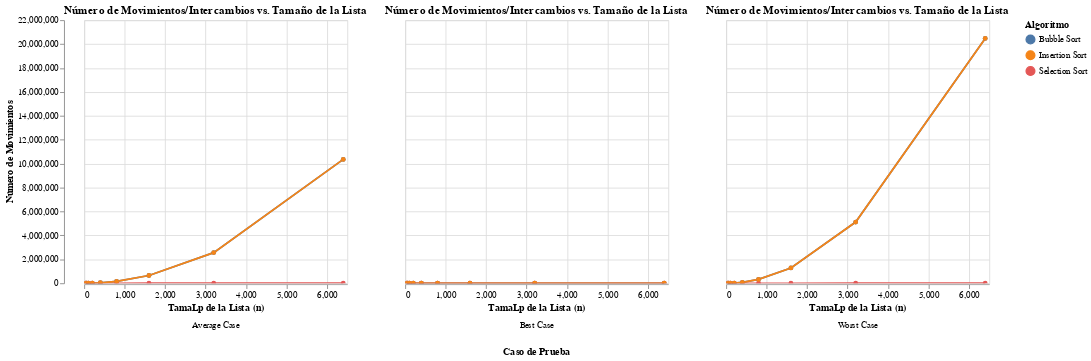

Notebook cell for this chart:
### Markdown cell above
## 4. Gráfica: Movimientos vs. Tamaño (n)

Comparamos cuántos movimientos de datos (intercambios o desplazamientos) realizó cada algoritmo.

### Code cell
# Solo ejecutar si el DataFrame no está vacío
if not df.empty:
    chart_movements = alt.Chart(df).mark_line(point=True).encode(
        x=alt.X('Size (n)', title='TamaLp de la Lista (n)'),
        y=alt.Y('Movements', title='Número de Movimientos'),
        color=alt.Color('Algorithm', title='Algoritmo'),
        tooltip=['Algorithm', 'Case', 'Size (n)', 'Time (ms)', 'Comparisons', 'Movements']
    ).properties(
        title='Número de Movimientos/Intercambios vs. Tamaño de la Lista'
    ).facet(
        column=alt.Column('Case', title='Caso de Prueba', header=alt.Header(titleOrient="bottom", labelOrient="bottom"))
    ).interactive()

    display(chart_movements)
else:
    print("No se pueden generar gráficos porque no se cargaron datos.")

### Figure 1 — Vega-Lite specification as saved in the notebook (floating-point values rounded to 4 significant figures)
{"config": {"view": {"continuousWidth": 300, "continuousHeight": 300}}, "data": {"name": "data-240fde45c889bafb4472f95763ef335a"}, "facet": {"column": {"field": "Case", "header": {"labelOrient": "bottom", "titleOrient": "bottom"}, "title": "Caso de Prueba", "type": "nominal"}}, "spec": {"mark": {"type": "line", "point": true}, "encoding": {"color": {"field": "Algorithm", "title": "Algoritmo", "type": "nominal"}, "tooltip": [{"field": "Algorithm", "type": "nominal"}, {"field": "Case", "type": "nominal"}, {"field": "Size (n)", "type": "quantitative"}, {"field": "Time (ms)", "type": "quantitative"}, {"field": "Comparisons", "type": "quantitative"}, {"field": "Movements", "type": "quantitative"}], "x": {"field": "Size (n)", "title": "TamaLp de la Lista (n)", "type": "quantitative"}, "y": {"field": "Movements", "title": "Número de Movimientos", "type": "quantitative"}}, "name": "view_6", "title": "Número de Movimientos/Intercambios vs. Tamaño de la Lista"}, "params": [{"name": "param_6", "select": {"type": "interval", "encodings": ["x", "y"]}, "bind": "scales", "views": ["view_6"]}], "$schema": "https://vega.github.io/schema/vega-lite/v5.8.0.json", "datasets": {"data-240fde45c889bafb4472f95763ef335a": [{"Algorithm": "Bubble Sort", "Case": "Average Case", "Size (n)": 50, "Comparisons": 1089, "Movements": 623, "Time (ms)": 0.0}, {"Algorithm": "Selection Sort", "Case": "Average Case", "Size (n)": 50, "Comparisons": 1225, "Movements": 47, "Time (ms)": 0.0}, {"Algorithm": "Insertion Sort", "Case": "Average Case", "Size (n)": 50, "Comparisons": 669, "Movements": 623, "Time (ms)": 0.0}, {"Algorithm": "Bubble Sort", "Case": "Average Case", "Size (n)": 100, "Comparisons": 4914, "Movements": 2587, "Time (ms)": 12.43}, {"Algorithm": "Selection Sort", "Case": "Average Case", "Size (n)": 100, "Comparisons": 4950, "Movements": 95, "Time (ms)": 1.008}, {"Algorithm": "Insertion Sort", "Case": "Average Case", "Size (n)": 100, "Comparisons": 2682, "Movements": 2587, "Time (ms)": 1.781}, {"Algorithm": "Bubble Sort", "Case": "Average Case", "Size (n)": 200, "Comparisons": 19795, "Movements": 9999, "Time (ms)": 6.993}, {"Algorithm": "Selection Sort", "Case": "Average Case", "Size (n)": 200, "Comparisons": 19900, "Movements": 193, "Time (ms)": 6.011}, {"Algorithm": "Insertion Sort", "Case": "Average Case", "Size (n)": 200, "Comparisons": 10195, "Movements": 9999, "Time (ms)": 4.999}, {"Algorithm": "Bubble Sort", "Case": "Average Case", "Size (n)": 400, "Comparisons": 79664, "Movements": 41770, "Time (ms)": 31.5}, {"Algorithm": "Selection Sort", "Case": "Average Case", "Size (n)": 400, "Comparisons": 79800, "Movements": 392, "Time (ms)": 3.037}, {"Algorithm": "Insertion Sort", "Case": "Average Case", "Size (n)": 400, "Comparisons": 42163, "Movements": 41770, "Time (ms)": 26.26}, {"Algorithm": "Bubble Sort", "Case": "Average Case", "Size (n)": 800, "Comparisons": 319005, "Movements": 160163, "Time (ms)": 99.97}, {"Algorithm": "Selection Sort", "Case": "Average Case", "Size (n)": 800, "Comparisons": 319600, "Movements": 791, "Time (ms)": 83.16}, {"Algorithm": "Insertion Sort", "Case": "Average Case", "Size (n)": 800, "Comparisons": 160959, "Movements": 160163, "Time (ms)": 34.02}, {"Algorithm": "Bubble Sort", "Case": "Average Case", "Size (n)": 1600, "Comparisons": 1277430, "Movements": 648146, "Time (ms)": 415.9}, {"Algorithm": "Selection Sort", "Case": "Average Case", "Size (n)": 1600, "Comparisons": 1279200, "Movements": 1594, "Time (ms)": 239.5}, {"Algorithm": "Insertion Sort", "Case": "Average Case", "Size (n)": 1600, "Comparisons": 649743, "Movements": 648146, "Time (ms)": 171.3}, {"Algorithm": "Bubble Sort", "Case": "Average Case", "Size (n)": 3200, "Comparisons": 5117175, "Movements": 2564760, "Time (ms)": 2095.0}, {"Algorithm": "Selection Sort", "Case": "Average Case", "Size (n)": 3200, "Comparisons": 5118400, "Movements": 3190, "Time (ms)": 912.7}, {"Algorithm": "Insertion Sort", "Case": "Average Case", "Size (n)": 3200, "Comparisons": 2567953, "Movements": 2564760, "Time (ms)": 664.0}, {"Algorithm": "Bubble Sort", "Case": "Average Case", "Size (n)": 6400, "Comparisons": 20475260, "Movements": 10359473, "Time (ms)": 7219.0}, {"Algorithm": "Selection Sort", "Case": "Average Case", "Size (n)": 6400, "Comparisons": 20476800, "Movements": 6393, "Time (ms)": 3218.0}, {"Algorithm": "Insertion Sort", "Case": "Average Case", "Size (n)": 6400, "Comparisons": 10365861, "Movements": 10359473, "Time (ms)": 3296.0}, {"Algorithm": "Bubble Sort", "Case": "Best Case", "Size (n)": 50, "Comparisons": 49, "Movements": 0, "Time (ms)": 0.0}, {"Algorithm": "Selection Sort", "Case": "Best Case", "Size (n)": 50, "Comparisons": 1225, "Movements": 0, "Time (ms)": 0.0}, {"Algorithm": "Insertion Sort", "Case": "Best Case", "Size (n)": 50, "Comparisons": 49, "Movements": 0, "Time (ms)": 0.0}, {"Algorithm": "Bubble Sort", "Case": "Best Case", "Size (n)": 100, "Comparisons": 99, "Movements": 0, "Time (ms)": 0.0}, {"Algorithm": "Selection Sort", "Case": "Best Case", "Size (n)": 100, "Comparisons": 4950, "Movements": 0, "Time (ms)": 0.0}, {"Algorithm": "Insertion Sort", "Case": "Best Case", "Size (n)": 100, "Comparisons": 99, "Movements": 0, "Time (ms)": 0.0}, {"Algorithm": "Bubble Sort", "Case": "Best Case", "Size (n)": 200, "Comparisons": 199, "Movements": 0, "Time (ms)": 0.0}, {"Algorithm": "Selection Sort", "Case": "Best Case", "Size (n)": 200, "Comparisons": 19900, "Movements": 0, "Time (ms)": 0.0}, {"Algorithm": "Insertion Sort", "Case": "Best Case", "Size (n)": 200, "Comparisons": 199, "Movements": 0, "Time (ms)": 0.0}, {"Algorithm": "Bubble Sort", "Case": "Best Case", "Size (n)": 400, "Comparisons": 399, "Movements": 0, "Time (ms)": 0.0}, {"Algorithm": "Selection Sort", "Case": "Best Case", "Size (n)": 400, "Comparisons": 79800, "Movements": 0, "Time (ms)": 21.57}, {"Algorithm": "Insertion Sort", "Case": "Best Case", "Size (n)": 400, "Comparisons": 399, "Movements": 0, "Time (ms)": 0.0}, {"Algorithm": "Bubble Sort", "Case": "Best Case", "Size (n)": 800, "Comparisons": 799, "Movements": 0, "Time (ms)": 0.0}, {"Algorithm": "Selection Sort", "Case": "Best Case", "Size (n)": 800, "Comparisons": 319600, "Movements": 0, "Time (ms)": 54.42}, {"Algorithm": "Insertion Sort", "Case": "Best Case", "Size (n)": 800, "Comparisons": 799, "Movements": 0, "Time (ms)": 0.0}, {"Algorithm": "Bubble Sort", "Case": "Best Case", "Size (n)": 1600, "Comparisons": 1599, "Movements": 0, "Time (ms)": 0.0}, {"Algorithm": "Selection Sort", "Case": "Best Case", "Size (n)": 1600, "Comparisons": 1279200, "Movements": 0, "Time (ms)": 287.3}, {"Algorithm": "Insertion Sort", "Case": "Best Case", "Size (n)": 1600, "Comparisons": 1599, "Movements": 0, "Time (ms)": 0.0}, {"Algorithm": "Bubble Sort", "Case": "Best Case", "Size (n)": 3200, "Comparisons": 3199, "Movements": 0, "Time (ms)": 5.567}, {"Algorithm": "Selection Sort", "Case": "Best Case", "Size (n)": 3200, "Comparisons": 5118400, "Movements": 0, "Time (ms)": 816.2}, {"Algorithm": "Insertion Sort", "Case": "Best Case", "Size (n)": 3200, "Comparisons": 3199, "Movements": 0, "Time (ms)": 0.0}, {"Algorithm": "Bubble Sort", "Case": "Best Case", "Size (n)": 6400, "Comparisons": 6399, "Movements": 0, "Time (ms)": 0.0}, {"Algorithm": "Selection Sort", "Case": "Best Case", "Size (n)": 6400, "Comparisons": 20476800, "Movements": 0, "Time (ms)": 3283.0}, {"Algorithm": "Insertion Sort", "Case": "Best Case", "Size (n)": 6400, "Comparisons": 6399, "Movements": 0, "Time (ms)": 0.0}, {"Algorithm": "Bubble Sort", "Case": "Worst Case", "Size (n)": 50, "Comparisons": 1225, "Movements": 1225, "Time (ms)": 0.0}, {"Algorithm": "Selection Sort", "Case": "Worst Case", "Size (n)": 50, "Comparisons": 1225, "Movements": 25, "Time (ms)": 0.0}, {"Algorithm": "Insertion Sort", "Case": "Worst Case", "Size (n)": 50, "Comparisons": 1225, "Movements": 1225, "Time (ms)": 0.7255}, {"Algorithm": "Bubble Sort", "Case": "Worst Case", "Size (n)": 100, "Comparisons": 4950, "Movements": 4950, "Time (ms)": 2.002}, {"Algorithm": "Selection Sort", "Case": "Worst Case", "Size (n)": 100, "Comparisons": 4950, "Movements": 50, "Time (ms)": 1.999}, {"Algorithm": "Insertion Sort", "Case": "Worst Case", "Size (n)": 100, "Comparisons": 4950, "Movements": 4950, "Time (ms)": 3.674}, {"Algorithm": "Bubble Sort", "Case": "Worst Case", "Size (n)": 200, "Comparisons": 19900, "Movements": 19900, "Time (ms)": 12.67}, {"Algorithm": "Selection Sort", "Case": "Worst Case", "Size (n)": 200, "Comparisons": 19900, "Movements": 100, "Time (ms)": 10.71}, {"Algorithm": "Insertion Sort", "Case": "Worst Case", "Size (n)": 200, "Comparisons": 19900, "Movements": 19900, "Time (ms)": 13.89}, {"Algorithm": "Bubble Sort", "Case": "Worst Case", "Size (n)": 400, "Comparisons": 79800, "Movements": 79800, "Time (ms)": 46.51}, {"Algorithm": "Selection Sort", "Case": "Worst Case", "Size (n)": 400, "Comparisons": 79800, "Movements": 200, "Time (ms)": 31.15}, {"Algorithm": "Insertion Sort", "Case": "Worst Case", "Size (n)": 400, "Comparisons": 79800, "Movements": 79800, "Time (ms)": 46.04}, {"Algorithm": "Bubble Sort", "Case": "Worst Case", "Size (n)": 800, "Comparisons": 319600, "Movements": 319600, "Time (ms)": 193.3}, {"Algorithm": "Selection Sort", "Case": "Worst Case", "Size (n)": 800, "Comparisons": 319600, "Movements": 400, "Time (ms)": 63.61}, {"Algorithm": "Insertion Sort", "Case": "Worst Case", "Size (n)": 800, "Comparisons": 319600, "Movements": 319600, "Time (ms)": 94.1}, {"Algorithm": "Bubble Sort", "Case": "Worst Case", "Size (n)": 1600, "Comparisons": 1279200, "Movements": 1279200, "Time (ms)": 682.7}, {"Algorithm": "Selection Sort", "Case": "Worst Case", "Size (n)": 1600, "Comparisons": 1279200, "Movements": 800, "Time (ms)": 188.8}, {"Algorithm": "Insertion Sort", "Case": "Worst Case", "Size (n)": 1600, "Comparisons": 1279200, "Movements": 1279200, "Time (ms)": 548.8}, {"Algorithm": "Bubble Sort", "Case": "Worst Case", "Size (n)": 3200, "Comparisons": 5118400, "Movements": 5118400, "Time (ms)": 2561.0}, {"Algorithm": "Selection Sort", "Case": "Worst Case", "Size (n)": 3200, "Comparisons": 5118400, "Movements": 1600, "Time (ms)": 984.7}, {"Algorithm": "Insertion Sort", "Case": "Worst Case", "Size (n)": 3200, "Comparisons": 5118400, "Movements": 5118400, "Time (ms)": 1799.0}, {"Algorithm": "Bubble Sort", "Case": "Worst Case", "Size (n)": 6400, "Comparisons": 20476800, "Movements": 20476800, "Time (ms)": 9319.0}, {"Algorithm": "Selection Sort", "Case": "Worst Case", "Size (n)": 6400, "Comparisons": 20476800, "Movements": 3200, "Time (ms)": 3395.0}, {"Algorithm": "Insertion Sort", "Case": "Worst Case", "Size (n)": 6400, "Comparisons": 20476800, "Movements": 20476800, "Time (ms)": 5880.0}]}}
